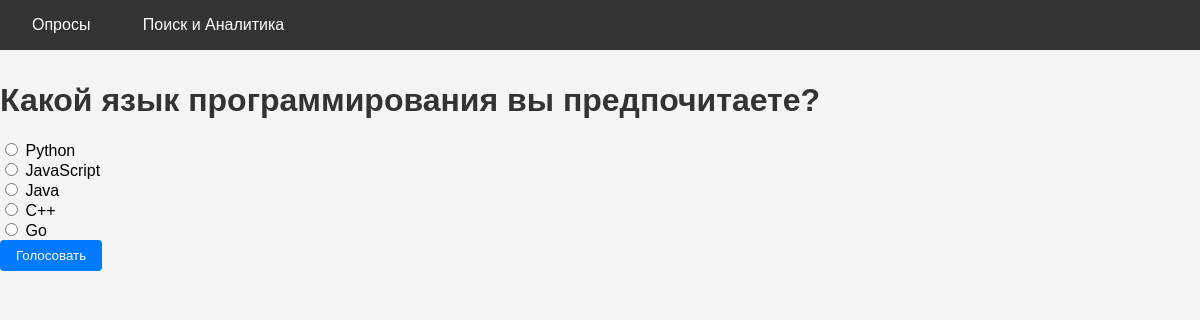
/1/, run on the app's committed database.
### polls/models.py (models this page shows, shortened)
class Question(models.Model):
    question_text = models.CharField(max_length=200)
    pub_date = models.DateTimeField(default=timezone.now)
    author = models.ForeignKey(get_user_model(), null=True, blank=True, on_delete=models.SET_NULL)

class Choice(models.Model):
    question = models.ForeignKey(Question, related_name='choices', on_delete=models.CASCADE)
    choice_text = models.CharField(max_length=200)
    votes = models.PositiveIntegerField(default=0)

### polls/views.py (the view)
# urls.py: path('<int:pk>/', views.DetailView.as_view(), name='detail'),
class DetailView(generic.DetailView):
    model = Question
    template_name = 'polls/detail.html'

### polls/templates/polls/detail.html (shortened to what this page needs)
{% extends 'polls/base.html' %}
{% block content %}
  <h1>{{ object.question_text }}</h1>
  <form method="post" action="{% url 'polls:vote' object.pk %}">
    {% for c in object.choices.all %}
      <div>
        <label><input type="radio" name="choice" value="{{ c.pk }}"> {{ c.choice_text }}</label>
      </div>
    {% endfor %}
    <button type="submit">Голосовать</button>
  </form>
{% endblock %}

### polls/static/polls/style.css (style rules this page uses)
body { font-family: Arial, sans-serif; margin: 0; padding: 0; background-color: #f5f5f5; }
h1, h2, h3 { color: #333; }
form { margin: 1rem 0; }
button { background-color: #007bff; color: white; padding: 0.5rem 1rem; border: none; border-radius: 4px; cursor: pointer; }

### data on the page
Question: question_text "Какой язык программирования вы предпочитаете?"
Choice: choice_text "Python"
Choice: choice_text "JavaScript"
Choice: choice_text "Java"
Choice: choice_text "C++"
Choice: choice_text "Go"
